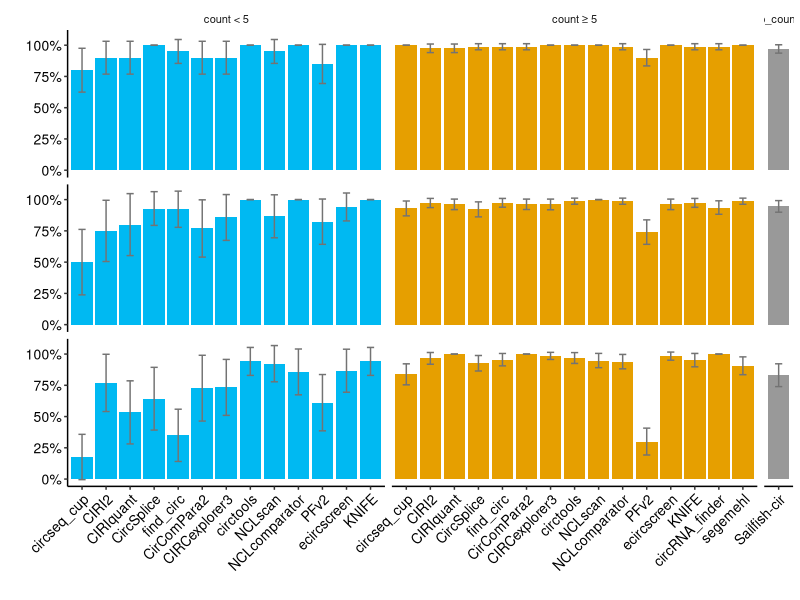
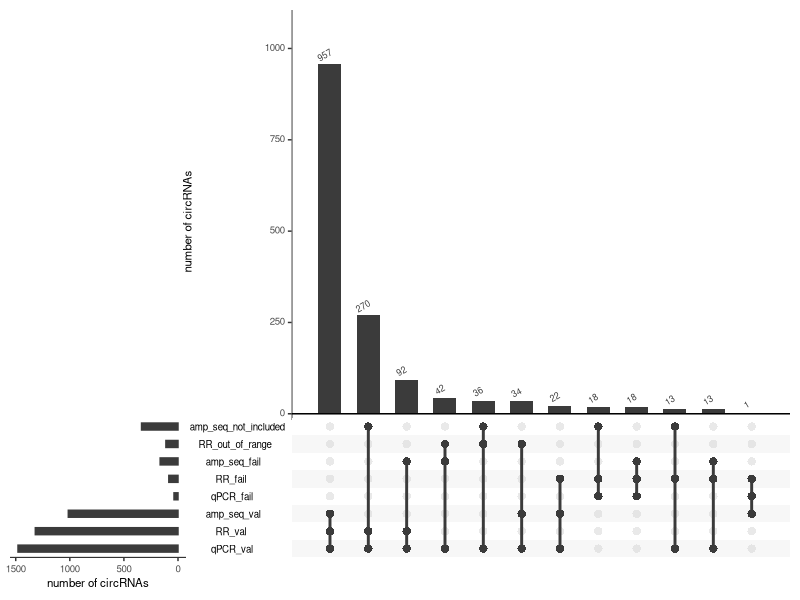

Write the R code that produced these figures, in order. (Note: this script raises an error after producing the figures.)
#' ---
#' title: "Generation of figures panel 3"
#' author: "Marieke Vromman"
#' output: 
#'    html_document:
#'       toc: TRUE
#'       toc_float: TRUE
#'       theme: paper
#'       df_print: paged
#'       highlight: tango
#' ---
#' 

#' # File set-up

#' ## Set working directory to current directory
if (rstudioapi::isAvailable()) {
  setwd(dirname(rstudioapi::getActiveDocumentContext()$path))
}

#' ## Loads standard libraries and resolve conflicts
library(tidyverse)
library(conflicted)
conflict_prefer("filter", "dplyr")
conflict_prefer("select", "dplyr")
conflict_prefer("slice", "dplyr")
conflict_prefer("rename", "dplyr")
conflict_prefer('intersect', 'dplyr')

#' ## Load specific libraries
library(UpSetR)

#' ## Set figure theme
mytheme = theme_bw(base_size = 10) + 
  theme(text = element_text(size=10, colour='black'),
        title = element_text(size=10, colour='black'),
        line = element_line(size=0.5),
        axis.title = element_text(size=10, colour='black'),
        axis.text = element_text(size=10, colour='black'),
        axis.line = element_line(colour = "black"),
        axis.ticks = element_line(size=0.5),
        strip.background = element_blank(),
        strip.text.y = element_blank(),
        panel.grid = element_blank(),
        panel.border = element_blank(),
        legend.position = c(0.8, 0.8), 
        legend.text=element_text(size=10)) 

mytheme_discrete_x = mytheme + 
  theme(axis.text.x = element_text(angle = 45, hjust = 1, vjust = 1))

# a colorblind-friendly palette 
# colorblind.palette.grey = c("#999999", "#E69F00", "#56B4E9", "#009E73", "#F0E442", "#0072B2", "#D55E00", "#CC79A7")

#' ## Read data and order
all_circ = read_tsv('../data/Supplementary_Table_2_all_circRNAs.txt')
cq = read_tsv('../data/Supplementary_Table_3_selected_circRNAs.txt')
val = read_tsv('../data/Supplementary_Table_4_precision_values.txt')

val$tool = factor(val$tool, levels = c("circseq_cup", "CIRI2", "CIRIquant", "CircSplice", "find_circ", "CirComPara2",  "CIRCexplorer3", "circtools", "Sailfish-cir", "NCLscan", "NCLcomparator", "PFv2", "ecircscreen", "KNIFE",  "circRNA_finder", "segemehl")) 

cq
val
all_circ

#' # Figure 3A

val_longer = val %>% pivot_longer(cols = c(perc_qPCR_val, perc_RR_val, perc_amp_val),
                     names_to = 'val_type', values_to = 'perc')  %>%
  left_join(val %>% select(tool, count_group, nr_qPCR_total, nr_RR_total, nr_amp_total) %>%
              rename(perc_qPCR_val = nr_qPCR_total, perc_RR_val = nr_RR_total, perc_amp_val = nr_amp_total) %>%
              pivot_longer(cols = c(perc_qPCR_val, perc_RR_val, perc_amp_val), values_to = 'nr_in_group', 
                           names_to = "val_type")) %>%
  select(tool, count_group, val_type, perc, nr_in_group) %>%
  mutate(margin = qnorm(0.975)*sqrt(perc*(1-perc)/nr_in_group),
         CI_low = perc - margin,
         CI_up = perc + margin) %>%
  mutate(count_group == ifelse(count_group == "count < 5", 'BSJ count < 5', count_group),
         count_group == ifelse(count_group == "count ≥ 5", 'BSJ count ≥ 5', count_group),
         count_group == ifelse(count_group == "no_counts", 'no BSJ count', count_group)) 

val_longer$tool = factor(val_longer$tool, levels = c("circseq_cup", "CIRI2", "CIRIquant", "CircSplice", "find_circ", "CirComPara2",  "CIRCexplorer3", "circtools", "Sailfish-cir", "NCLscan", "NCLcomparator", "PFv2", "ecircscreen", "KNIFE",  "circRNA_finder", "segemehl")) 
val_longer$val_type = factor(val_longer$val_type, levels = c('perc_qPCR_val', 'perc_RR_val', 'perc_amp_val'))

val_longer %>%
  ggplot(aes(tool, perc, fill = count_group)) +
  geom_bar(stat = 'identity') +
  geom_errorbar(aes(ymin=CI_low, ymax=CI_up), 
                width=.3, color = 'grey45') +
  facet_grid(scales = 'free_x', space = "free", 
             rows = vars(val_type), cols = vars(count_group)) +
  scale_y_continuous(labels = scales::percent_format(), breaks = c(0,0.25, 0.5, 0.75, 1)) +
  mytheme_discrete_x +
  #theme(strip.text.y = element_text(size = 10), legend.position = "none") +
  theme(legend.position = "none") +
  scale_fill_manual(values = c('#00B9F2', '#E69F00' , '#999999')) +
  xlab('') +
  ylab('')

#ggsave('separate_figures/figure_3A.pdf',  width = 21, height = 13, units = "cm")


#' # Figure 3B
#' upset
upset = list()
upset['qPCR_val'] = cq %>% filter(qPCR_val == "pass") %>% mutate(id_cl = paste(circ_id, cell_line, sep = "_")) %>% pull(id_cl) %>% unique() %>% list()
upset['RR_val'] = cq %>% filter(RR_val == "pass") %>% mutate(id_cl = paste(circ_id, cell_line, sep = "_")) %>% pull(id_cl) %>% unique() %>% list()
upset['amp_seq_val'] = cq %>% filter(amp_seq_val == "pass") %>% mutate(id_cl = paste(circ_id, cell_line, sep = "_")) %>% pull(id_cl) %>% unique() %>% list()
upset['qPCR_fail'] = cq %>% filter(qPCR_val == "fail") %>% mutate(id_cl = paste(circ_id, cell_line, sep = "_")) %>% pull(id_cl) %>% unique() %>% list()
upset['RR_fail'] = cq %>% filter(RR_val == "fail") %>% mutate(id_cl = paste(circ_id, cell_line, sep = "_")) %>% pull(id_cl) %>% unique() %>% list()
upset['amp_seq_fail'] = cq %>% filter(amp_seq_val == "fail") %>% mutate(id_cl = paste(circ_id, cell_line, sep = "_")) %>% pull(id_cl) %>% unique() %>% list()
upset['RR_out_of_range'] = cq %>% filter(is.na(RR_val)) %>% mutate(id_cl = paste(circ_id, cell_line, sep = "_")) %>% pull(id_cl) %>% unique() %>% list()
upset['amp_seq_not_included'] = cq %>% filter(is.na(amp_seq_val)) %>% mutate(id_cl = paste(circ_id, cell_line, sep = "_")) %>% pull(id_cl) %>% unique() %>% list()


# pdf(file="separate_figures/figure_3B_upset_small.pdf", onefile=FALSE,
#     width = 8, height = 2.5) 
upset(fromList(upset), 
      order.by = "freq",
      sets = c('qPCR_val', 'RR_val', 'amp_seq_val', 'qPCR_fail', 'RR_fail', 'amp_seq_fail', 'RR_out_of_range', 'amp_seq_not_included'),
      mainbar.y.label = "number of circRNAs", sets.x.label = "number of circRNAs",
      keep.order = TRUE,
      number.angles = 30,
      point.size = 2.5, line.size = 1)
# dev.off()

#' # Figure 3C & Sup Figure 21
#' add total nr of circRNAs and calculate theoretical nr of TP
val_cl = val %>%
  # use perc_compound_val
  select(tool, count_group, perc_compound_val) %>%
  # get the number of detected circRNAs for each cell line and tool, per count group
  left_join(all_circ %>%
              group_by(cell_line, tool, count_group) %>%
              summarise(total_n_ut = n())) %>%
  # calculate the theoretical nr of validated circ
  mutate(theo_TP_all = perc_compound_val * total_n_ut)

val_cl

val_cl$tool = factor(val_cl$tool, levels = c("circseq_cup", "CIRI2", "CIRIquant", "CircSplice", "find_circ", "CirComPara2",  "CIRCexplorer3", "circtools", "Sailfish-cir", "NCLscan", "NCLcomparator", "PFv2", "ecircscreen", "KNIFE",  "circRNA_finder", "segemehl")) 

val_cl %>%
  #filter(cell_line == 'HLF') %>%
  ggplot() +
  geom_bar(aes(tool, total_n_ut), stat = "identity", fill = 'grey') +
  geom_bar(aes(tool, theo_TP_all, fill = count_group), stat = "identity") +
  facet_wrap(~cell_line+count_group, scales = 'free') +
  #facet_wrap(~count_group, scales = 'free') +
  #facet_grid(rows = vars(cell_line), cols = vars(count_group), scales = 'free', space = 'free') +
  mytheme_discrete_x +
  scale_fill_manual(values = c('#00B9F2', '#E69F00' , '#999999')) +
  xlab('') +
  ylab('') +
  theme(legend.position = NULL) +
  scale_y_continuous(labels = scales::comma_format()) +
  theme(legend.position="none")

#ggsave('separate_figures/sup_figure_21.pdf',  width = 21, height = 24.5, units = "cm")
#ggsave('separate_figures/figure_3C_alt2.pdf',  width = 21, height = 8, units = "cm")
